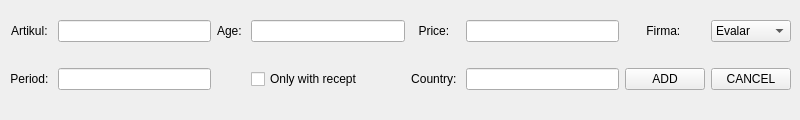
    <widget class="QWidget" name="Antibiotic">
     <widget class="QWidget" name="gridLayoutWidget_5">
      <property name="geometry">
       <rect>
        <x>10</x>
        <y>0</y>
        <width>781</width>
        <height>111</height>
       </rect>
      </property>
      <layout class="QGridLayout" name="gridLayout_6">
       <item row="0" column="6">
        <widget class="QLabel" name="label_18">
         <property name="text">
          <string>Firma: </string>
         </property>
         <property name="alignment">
          <set>Qt::AlignCenter</set>
         </property>
        </widget>
       </item>
       <item row="0" column="2">
        <widget class="QLabel" name="label_16">
         <property name="text">
          <string>Age: </string>
         </property>
        </widget>
       </item>
       <item row="0" column="4">
        <widget class="QLabel" name="label_17">
         <property name="text">
          <string>Price: </string>
         </property>
         <property name="alignment">
          <set>Qt::AlignCenter</set>
         </property>
        </widget>
       </item>
       <item row="0" column="1">
        <widget class="QLineEdit" name="artikul_antibiotic"/>
       </item>
       <item row="0" column="5">
        <widget class="QLineEdit" name="price_antibiotic"/>
       </item>
       <item row="0" column="3">
        <widget class="QLineEdit" name="age_antibiotic"/>
       </item>
       <item row="0" column="0">
        <widget class="QLabel" name="label_15">
         <property name="text">
          <string>Artikul: </string>
         </property>
         <property name="alignment">
          <set>Qt::AlignCenter</set>
         </property>
        </widget>
       </item>
       <item row="1" column="0">
        <widget class="QLabel" name="label_19">
         <property name="text">
          <string>Period: </string>
         </property>
         <property name="alignment">
          <set>Qt::AlignCenter</set>
         </property>
        </widget>
       </item>
       <item row="1" column="1">
        <widget class="QLineEdit" name="period"/>
       </item>
       <item row="1" column="3">
        <widget class="QCheckBox" name="danger">
         <property name="text">
          <string>Only with recept</string>
         </property>
        </widget>
       </item>
       <item row="1" column="4">
        <widget class="QLabel" name="label_20">
         <property name="text">
          <string>Country: </string>
         </property>
         <property name="alignment">
          <set>Qt::AlignCenter</set>
         </property>
        </widget>
       </item>
       <item row="1" column="5">
        <widget class="QLineEdit" name="country"/>
       </item>
       <item row="1" column="6">
        <widget class="QPushButton" name="add_antibiotic">
         <property name="text">
          <string>ADD</string>
         </property>
        </widget>
       </item>
       <item row="1" column="7">
        <widget class="QPushButton" name="cancel_antibiotic">
         <property name="text">
          <string>CANCEL</string>
         </property>
        </widget>
       </item>
       <item row="0" column="7">
        <widget class="QComboBox" name="firma_antibiotic">
         <item>
          <property name="text">
           <string>Evalar</string>
          </property>
         </item>
         <item>
          <property name="text">
           <string>Stoletov</string>
          </property>
         </item>
         <item>
          <property name="text">
           <string>DocVet</string>
          </property>
         </item>
        </widget>
       </item>
      </layout>
     </widget>
    </widget>
